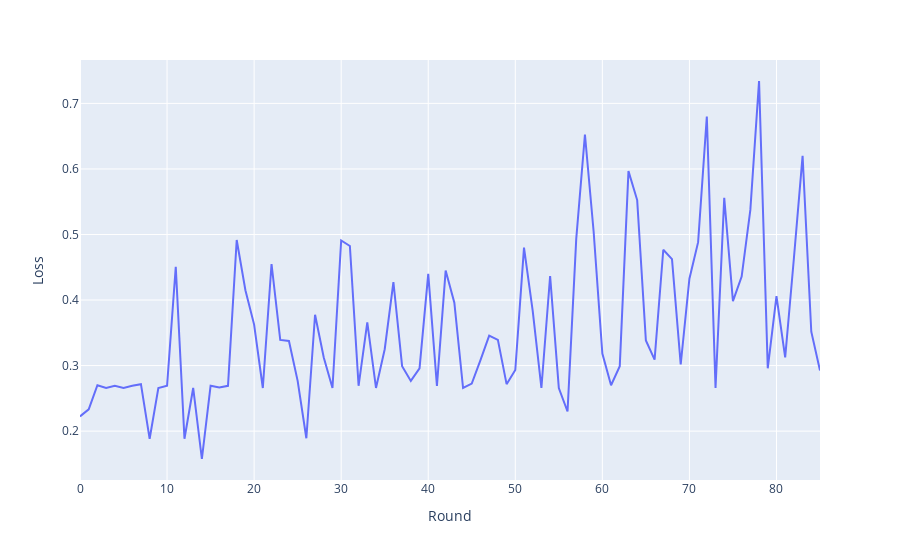

The notebook cell this image was saved under:
### Code cell
plot(One_label_15.accuracyHist)

### Figure 1 — Plotly figure (JSON) as saved in the notebook; plotly's stock layout.template omitted (floating-point values rounded to 4 significant figures)
{"data": [{"hovertemplate": "Round=%{x}<br>Loss=%{y}<extra></extra>", "legendgroup": "", "line": {"color": "#636efa", "dash": "solid"}, "marker": {"symbol": "circle"}, "mode": "lines", "name": "", "orientation": "v", "showlegend": false, "type": "scatter", "x": [0, 1, 2, 3, 4, 5, 6, 7, 8, 9, 10, 11, 12, 13, 14, 15, 16, 17, 18, 19, 20, 21, 22, 23, 24, 25, 26, 27, 28, 29, 30, 31, 32, 33, 34, 35, 36, 37, 38, 39, 40, 41, 42, 43, 44, 45, 46, 47, 48, 49, 50, 51, 52, 53, 54, 55, 56, 57, 58, 59, 60, 61, 62, 63, 64, 65, 66, 67, 68, 69, 70, 71, 72, 73, 74, 75, 76, 77, 78, 79, 80, 81, 82, 83, 84, 85], "xaxis": "x", "y": [0.2225, 0.2333, 0.27, 0.2658, 0.2692, 0.2658, 0.2692, 0.2717, 0.1883, 0.2658, 0.2692, 0.4508, 0.1883, 0.2658, 0.1575, 0.2692, 0.2667, 0.2692, 0.4917, 0.415, 0.3625, 0.2658, 0.455, 0.3392, 0.3375, 0.2767, 0.1892, 0.3775, 0.3125, 0.2658, 0.4908, 0.4825, 0.2692, 0.3658, 0.2658, 0.325, 0.4275, 0.2992, 0.2767, 0.2958, 0.44, 0.2692, 0.445, 0.3958, 0.2658, 0.2725, 0.3083, 0.3458, 0.3392, 0.2717, 0.2933, 0.48, 0.3833, 0.2658, 0.4367, 0.2658, 0.23, 0.4933, 0.6525, 0.5042, 0.3183, 0.27, 0.2992, 0.5967, 0.5525, 0.3383, 0.3092, 0.4767, 0.4625, 0.3017, 0.4325, 0.4883, 0.68, 0.2658, 0.5558, 0.3983, 0.4358, 0.5375, 0.7342, 0.2958, 0.4058, 0.3125, 0.4633, 0.62, 0.3517, 0.2925], "yaxis": "y"}], "layout": {"legend": {"tracegroupgap": 0}, "margin": {"t": 60}, "xaxis": {"anchor": "y", "domain": [0, 1], "title": {"text": "Round"}}, "yaxis": {"anchor": "x", "domain": [0, 1], "title": {"text": "Loss"}}}}
